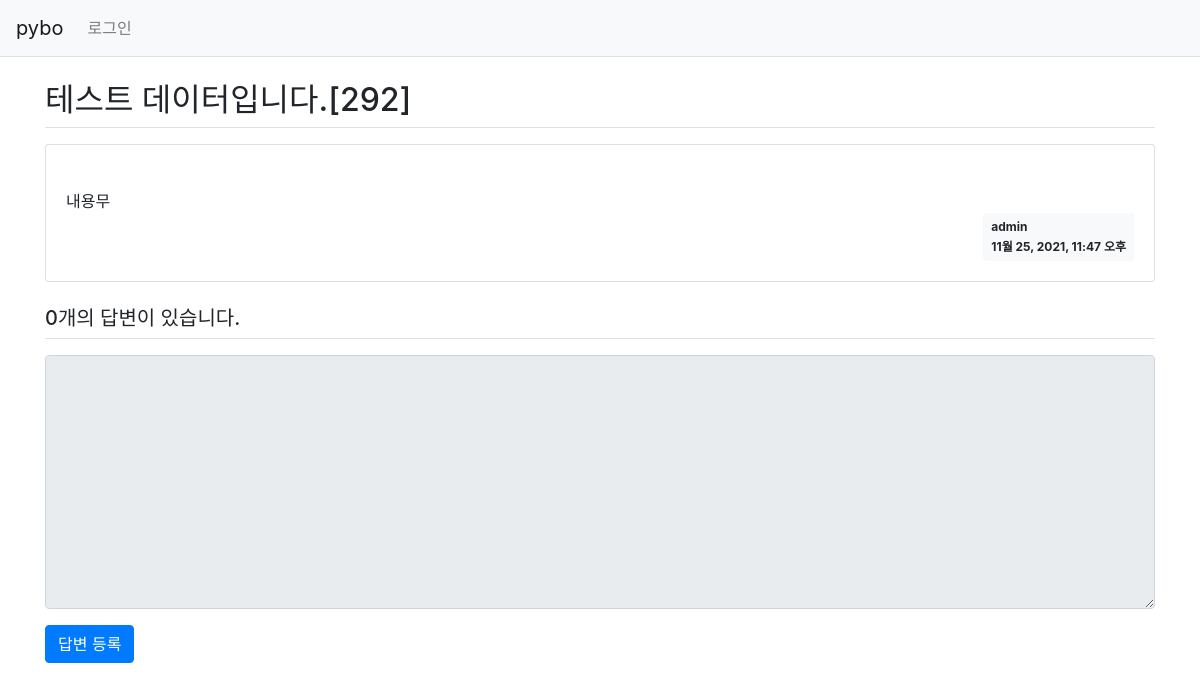
Before: /pybo/298/ with the older database file.
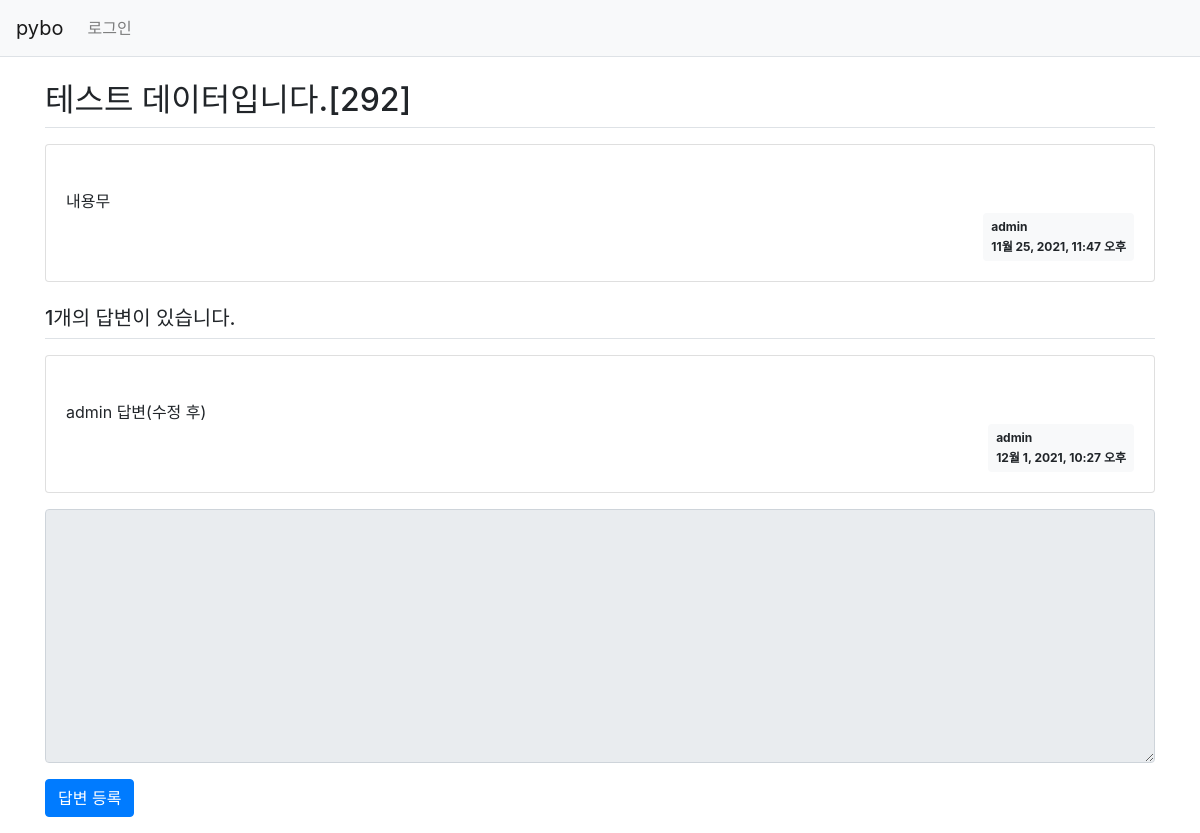
After: the same page with the newer database file.
### pybo/models.py (models this page shows, shortened)
class Question(models.Model):
    author = models.ForeignKey(User, on_delete=models.CASCADE)
    subject = models.CharField(max_length=200)
    content = models.TextField()
    create_date = models.DateTimeField()
    modify_date = models.DateTimeField(null=True, blank=True)

class Answer(models.Model):
    author= models.ForeignKey(User, on_delete=models.CASCADE)#,null="True) 이것은 글쓴이가 null을 포함할 경우.
    question = models.ForeignKey(Question, on_delete=models.CASCADE)
    content = models.TextField()
    create_date = models.DateTimeField()
    modify_date = models.DateTimeField(null=True, blank=True)

### pybo/views.py (the view)
# urls.py: path('<int:question_id>/', views.detail, name = 'detail'),
def detail(request, question_id):
    question = get_object_or_404(Question, pk=question_id) #Question.objects.get(id=question_id)
    context = {'question' : question}
    return render(request, 'pybo/question_detail.html', context)

### templates/pybo/question_detail.html (shortened to what this page needs)
{% extends 'base.html' %}
{% block content %}
<div class="container my-3">
    <h2 class="border-bottom py-2">{{ question.subject }}</h2>
    <div class="card my-3">
        <div class="card-body">
            <div class="card-text" style="white-space: pre-line;">
                {{ question.content }}
            </div>
            <div class="d-flex justify-content-end">
                <div class="badge badge-light p-2 text-left">
                    <div class="mb-2">{{question.author.username}}</div>
                    <div>{{ question.create_date }}</div>
                </div>
            </div>
        </div>
    </div>
    <h5 class="border-bottom my-3 py-2">
        {{ question.answer_set.count }}개의 답변이 있습니다.
    </h5>
    {% for answer in question.answer_set.all %}
    <div class="card my-3">
        <div class="card-body">
            <div class="card-text" style="white-space: pre-line;">
                {{ answer.content }}
            </div>
            <div class="d-flex justify-content-end">
                <div class="badge badge-light p-2 text-left">
                    <div class="mb-2">{{answer.author.username}}</div>
                    <div>{{ answer.create_date }}</div>
                </div>
            </div>
        </div>
    </div>
    {% endfor %}
    <form action="{% url 'pybo:answer_create' question.id %}" method="post" class="my-3">
        <div class="form-group">
            <textarea name="content" id="content"
                      {% if not user.is_authenticated %}disabled {% endif%}
                      class="form-control" rows="10" >{{ form.content.value| default_if_none:''}}</textarea>
        </div>
        <input type="submit" value="답변 등록" class="btn btn-primary">
    </form>
</div>
{% endblock %}

### templates/base.html (shortened to what this page needs)
{% load static %}
<!DOCTYPE html>
<html lang="ko">
<head>
    <link rel="stylesheet" type="text/css" href="{% static 'bootstrap.min.css' %}">
    <link rel="stylesheet" type="text/css" href="{% static 'style.css' %}">
</head>
<body>
    {% include "navbar.html" %}
    {% block content %}
    {% endblock %}
</body>
</html>

### templates/navbar.html (shortened to what this page needs)
    <nav class="navbar navbar-expand-lg navbar-light bg-light border-bottom">
        <a class="navbar-brand" href="{% url 'pybo:index' %}">pybo</a>
        <div class="collapse navbar-collapse flex-grow-0" id="navbarNav">
            <ul class="navbar-nav">
                <li class="nav-item">
                    {% if user.is_authenticated %}
                    <a class="nav-link" href="{% url 'common:logout'%}">
                        {{ user.username}}(로그아웃)
                    </a>
                    {% else %}
                    <a class="nav-link" href="{% url 'common:login' %}">로그인</a>
                    {% endif %}
                </li>
            </ul>
        </div>
    </nav>

Changed rows visible on the page:
computed for Question "테스트 데이터입니다.[292]": answer_set.count "0" → "1"
added Answer: content "admin 답변(수정 후)", author.username "admin", create_date "12월 1, 2021, 10:27 오후"
